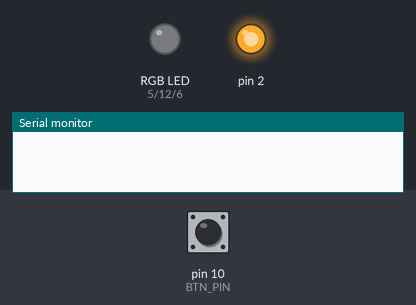
Bench run of a sketch on a simulated Arduino Uno, built with avr-gcc and run on an emulated ATmega328P. On the bench: an RGB LED mixed from three pins (HIGH = lit), output pins drawn as LEDs (lit = HIGH), the last lines printed to the serial monitor. Inputs (shaded band) come from the test bench; at power-on: pin 10 (BTN_PIN) LOW.

Above: at 1.2 s.
1.3 s: pin 10 (BTN_PIN) pulled HIGH for 0.15 s
At 3.91 s:
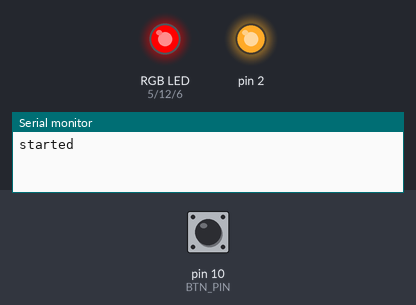
At 7.41 s:
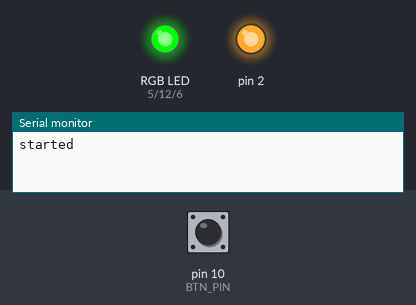
Timing chart, 0 to 30.7 s (numbered marks = the images above; inputs shaded):
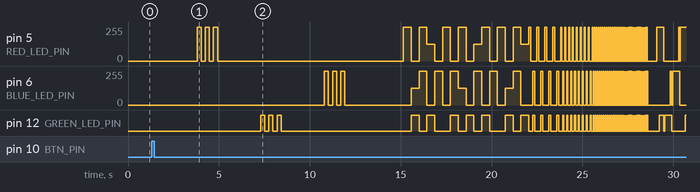

Measured:
- after the input at 1.3 s, pin 5 (RED_LED_PIN): 0/255 → 254/255 after 2.5 s, → 0/255 0.22 s later, → 254/255 0.23 s later, → 0/255 0.23 s later, … (133 changes in this stretch); pin 6 (BLUE_LED_PIN): 0/255 → 254/255 after 9.5 s, → 0/255 0.22 s later, → 254/255 0.23 s later, → 0/255 0.23 s later, … (131 changes in this stretch)

The sketch:

LightBall_v1.5.ino
```cpp
#include "Constants.h"
#include "Essentials.h"
#define DEBUGGER

void setup() {
    #ifdef DEBUGGER
    Serial.begin(9600);
    #endif
    ISR_disable();
    led_init();
    pinMode(2,OUTPUT);
    digitalWrite(2,HIGH);
}
int state=1;
void loop() {
  if (digitalRead(BTN_PIN)==HIGH&& state==1){
     Serial.print("started");
     buffer_init();
     ISR_enable();
     state=0;
  }
    buffer_update();
}
```

Constants.h
```cpp
#define LM_EMPTY 0
#define LM_SET_CLOSE 1
#define LM_SET_RGB 2
#define LM_SET_HSL 3
#define LM_SET_HSL_PROGRESSIVE 4
#define LM_SET_HSL_SPARK_ASYNC 5
#define LM_SET_HSL_SPARK_SYNC 6
#define LM_SET_HSL_METEOR_ASYNC 7
#define LM_SET_HSL_METEOR_SYNC 8
#define LM_SET_BOUNCE_ASYNC 9
#define LM_SET_BOUNCE_SYNC 10
```

Essentials.cpp
```cpp
#include "Essentials.h"
#include "Constants.h"
volatile uint8 led_buffer[3];
int buffer_excute_counter;
uint24 buffer_start_time;

void led_init(){
    pinMode(BTN_PIN, INPUT);
    pinMode(RED_LED_PIN,    OUTPUT);
    pinMode(GREEN_LED_PIN,  OUTPUT);
    pinMode(BLUE_LED_PIN,   OUTPUT);
    digitalWrite(RED_LED_PIN,   LED_CLOSE);
    digitalWrite(GREEN_LED_PIN, LED_CLOSE);
    digitalWrite(BLUE_LED_PIN,  LED_CLOSE);
}

void buffer_init(){
    led_buffer[LED_R_INDEX] = LED_CLOSE;
    led_buffer[LED_G_INDEX] = LED_CLOSE;
    led_buffer[LED_B_INDEX] = LED_CLOSE;
    buffer_excute_counter = 0;
    buffer_start_time = millis();
}

void inline led_update(){
    analogWrite(RED_LED_PIN,    led_buffer[LED_R_INDEX]);
    analogWrite(GREEN_LED_PIN,  led_buffer[LED_G_INDEX]);
    analogWrite(BLUE_LED_PIN,   led_buffer[LED_B_INDEX]);
}

uint24 inline get_buffer_start_time(){
    return (millis() - buffer_start_time);
}
/*The start time parameter is 4 bytes.*/
uint24 inline get_cmd_start_time(int index){
    return (uint24)cmd_buffer[index][BUFFER_START_TIME0_BIT] << 24
         | (uint24)cmd_buffer[index][BUFFER_START_TIME1_BIT] << 16
         | (uint24)cmd_buffer[index][BUFFER_START_TIME2_BIT] << 8
         | (uint24)cmd_buffer[index][BUFFER_START_TIME3_BIT];
}
/*The duration parameter is 2 bytes.*/
uint16 inline get_cmd_duration(int index){
    return (uint16)cmd_buffer[index][BUFFER_DURATION0_BIT] << 8
         | (uint16)cmd_buffer[index][BUFFER_DURATION1_BIT];
}

/*The 3 leading parameter is 1 byte and the following 2 parameter is 2 bytes.*/
uint8 inline get_cmd_para_1(int index, int para){
    return (uint8)cmd_buffer[index][BUFFER_P1_BIT + para];
}
uint16 inline get_cmd_para_2(int index, int para){
    return (uint16)cmd_buffer[index][BUFFER_P1_BIT + para] << 8
         | (uint16)cmd_buffer[index][BUFFER_P1_BIT + para + 1];
}
uint24 inline get_cmd_para_3(int index, int para){
    return (uint24)cmd_buffer[index][BUFFER_P1_BIT + para] << 16
         | (uint24)cmd_buffer[index][BUFFER_P1_BIT + para + 1] << 8
         | (uint24)cmd_buffer[index][BUFFER_P1_BIT + para + 2];
}
void buffer_update(){
    /* if the task work done, move to next task. */
    if( get_buffer_start_time() >
        get_cmd_start_time(buffer_excute_counter) + get_cmd_duration(buffer_excute_counter) ){
        buffer_excute_counter += 1;
        set_rgb(LED_CLOSE, LED_CLOSE, LED_CLOSE);
    }

    /* if command buffer is a empty task, reset the counter and wait for next call. */
    if( cmd_buffer[buffer_excute_counter][BUFFER_MODE_BIT] == LM_EMPTY ){
        buffer_init();
        return;
    }

    /* if the task time is about to start */
    if( get_buffer_start_time() > get_cmd_start_time(buffer_excute_counter) ){
        switch(cmd_buffer[buffer_excute_counter][BUFFER_MODE_BIT]){
            case LM_EMPTY:
            case LM_SET_CLOSE: set_rgb(LED_CLOSE, LED_CLOSE, LED_CLOSE); break;
            case LM_SET_RGB: set_rgb(
                get_cmd_para_1(buffer_excute_counter, 0),
                get_cmd_para_1(buffer_excute_counter, 1),
                get_cmd_para_1(buffer_excute_counter, 2)); break;
            case LM_SET_HSL: set_hsl(
                get_cmd_para_1(buffer_excute_counter, 0),
                (float)get_cmd_para_1(buffer_excute_counter, 1)/255.0,
                (float)get_cmd_para_1(buffer_excute_counter, 2)/255.0); break;
            case LM_SET_HSL_PROGRESSIVE: set_hsl_progressive(
                (get_buffer_start_time()-get_cmd_start_time(buffer_excute_counter)),
                get_cmd_duration(buffer_excute_counter),
                get_cmd_para_1(buffer_excute_counter, 0), //H
                get_cmd_para_1(buffer_excute_counter, 1), //S
                get_cmd_para_1(buffer_excute_counter, 2), //L
                get_cmd_para_1(buffer_excute_counter, 3), //colorTrans
                get_cmd_para_1(buffer_excute_counter, 4));//brightTrans
                break;
            case LM_SET_HSL_SPARK_ASYNC: set_hsl_spark_async(
                (get_buffer_start_time()-get_cmd_start_time(buffer_excute_counter)),
                get_cmd_duration(buffer_excute_counter),
                get_cmd_para_1(buffer_excute_counter, 0), //H
                get_cmd_para_1(buffer_excute_counter, 1), //S
                get_cmd_para_1(buffer_excute_counter, 2), //L
                get_cmd_para_1(buffer_excute_counter, 3), //colorTrans
                get_cmd_para_1(buffer_excute_counter, 4), //brightTrans
                get_cmd_para_1(buffer_excute_counter, 5), //count
                get_cmd_para_1(buffer_excute_counter, 6));//duty
                break;
            case LM_SET_HSL_SPARK_SYNC: set_hsl_spark_sync(
                (get_buffer_start_time()-get_cmd_start_time(buffer_excute_counter)),
                get_cmd_duration(buffer_excute_counter),
                get_cmd_para_1(buffer_excute_counter, 0), //H
                get_cmd_para_1(buffer_excute_counter, 1), //S
                get_cmd_para_1(buffer_excute_counter, 2), //L
                get_cmd_para_1(buffer_excute_counter, 3), //colorTrans
                get_cmd_para_1(buffer_excute_counter, 4), //brightTrans
                get_cmd_para_1(buffer_excute_counter, 5), //count
                get_cmd_para_1(buffer_excute_counter, 6));//duty
                break;
            case LM_SET_HSL_METEOR_ASYNC: set_hsl_meteor_async(
                (get_buffer_start_time()-get_cmd_start_time(buffer_excute_counter)),
                get_cmd_duration(buffer_excute_counter),
                get_cmd_para_1(buffer_excute_counter, 0), //H
                get_cmd_para_1(buffer_excute_counter, 1), //S
                get_cmd_para_1(buffer_excute_counter, 2), //L
                get_cmd_para_1(buffer_excute_counter, 3), //colorTrans
                get_cmd_para_1(buffer_excute_counter, 4), //meteorTrans
                get_cmd_para_1(buffer_excute_counter, 5), //count
                get_cmd_para_1(buffer_excute_counter, 6));//duty
                break;
            case LM_SET_HSL_METEOR_SYNC: set_hsl_meteor_sync(
                (get_buffer_start_time()-get_cmd_start_time(buffer_excute_counter)),
                get_cmd_duration(buffer_excute_counter),
                get_cmd_para_1(buffer_excute_counter, 0), //H
                get_cmd_para_1(buffer_excute_counter, 1), //S
                get_cmd_para_1(buffer_excute_counter, 2), //L
                get_cmd_para_1(buffer_excute_counter, 3), //colorTrans
                get_cmd_para_1(buffer_excute_counter, 4), //meteorTrans
                get_cmd_para_1(buffer_excute_counter, 5), //count
                get_cmd_para_1(buffer_excute_counter, 6));//duty
                break;
            case LM_SET_BOUNCE_ASYNC: set_bounce_async(
                (get_buffer_start_time()-get_cmd_start_time(buffer_excute_counter)),
                get_cmd_duration(buffer_excute_counter),
                get_cmd_para_1(buffer_excute_counter, 0), //H
                get_cmd_para_1(buffer_excute_counter, 1), //S
                get_cmd_para_1(buffer_excute_counter, 2), //L
                get_cmd_para_1(buffer_excute_counter, 3), //colorTrans
                get_cmd_para_1(buffer_excute_counter, 5), //count
                get_cmd_para_1(buffer_excute_counter, 4), //bounceCount
                get_cmd_para_1(buffer_excute_counter, 6));//bounceSpeed
                break;
        }
    }
}
/*
void hsv_test(){
    set_hsv(0, 255, 255);
    set_hsv(30, 255, 255);
    set_hsv(60, 255, 255);
    set_hsv(90, 255, 255);
    set_hsv(120, 255, 255);
    set_hsv(180, 255, 255);
    set_hsv(210, 255, 255);
    set_hsv(240, 255, 255);
    set_hsv(270, 255, 255);
    set_hsv(300, 255, 255);
    set_hsv(330, 255, 255);
    set_hsv(360, 255, 255);
}*/

void ISR_enable()
{
  TCCR2A = 0;
  TCCR2B = 0;
  TCCR2B |= (1<<WGM22);  // CTC mode; Clear Timer on Compare
  TCCR2B |= (1<<CS22) | (1<<CS20);  // Prescaler == 8 ||(1<<CS30)
  TIMSK2 |= (1 << OCIE2A);  // enable CTC for TIMER1_COMPA_vect
  TCNT2=0;  // counter 歸零
  OCR2A = 1000;
}

void ISR_disable()
{
  TCCR2A = 0;
  TCCR2B = 0;
}


ISR(TIMER2_COMPA_vect)
{
    led_update();
}
```

Essentials.h
```cpp
#ifndef ESSENTIAL_H
#define ESSENTIAL_H

#define MAP_TASK //MAP_TASK or TEST


#include "Arduino.h"
#if defined(MAP_TASK)
    #include "./Tasks/map_task.h"
#elif defined(TEST)
    #include "./Tasks/test.h"
#else
    #warning "Please define tasks"
#endif

#include "Modes.h"

#define uint8  byte
#define uint16 unsigned int
#define uint24 unsigned long

/* LED */
#define   BTN_PIN   10

#define   RED_LED_PIN   5
#define GREEN_LED_PIN   12
#define  BLUE_LED_PIN   6
#define LED_OPEN  1
#define LED_CLOSE 0
#define LED_R_INDEX 0
#define LED_G_INDEX 1
#define LED_B_INDEX 2
extern volatile uint8 led_buffer[3];

/* LED BUFFER */
#define          BUFFER_MODE_BIT 0
#define   BUFFER_START_TIME0_BIT 1
#define   BUFFER_START_TIME1_BIT 2
#define   BUFFER_START_TIME2_BIT 3
#define   BUFFER_START_TIME3_BIT 4
#define     BUFFER_DURATION0_BIT 5
#define     BUFFER_DURATION1_BIT 6
#define            BUFFER_P1_BIT 7
#define            BUFFER_P2_BIT 8
#define            BUFFER_P3_BIT 9
#define            BUFFER_P4_BIT 10
#define            BUFFER_P5_BIT 11
#define            BUFFER_P6_BIT 12
#define            BUFFER_P7_BIT 13

extern int buffer_counter;
extern int buffer_excute_counter;
extern uint24 buffer_start_time;

void led_init();
void buffer_init();
void led_update();
uint24 inline get_buffer_start_time();
uint24 inline get_cmd_start_time(int index);
uint16 inline get_cmd_duration(int index);
uint8 inline get_cmd_para_1(int index, int para);
uint16 inline get_cmd_para_2(int index, int para);
uint24 inline get_cmd_para_3(int index, int para);
void buffer_update();
//void hsv_test();
void ISR_enable();
void ISR_disable();

#endif
```

Modes.cpp
```cpp
#include "Modes.h"
#include "Essentials.h"
#define DEBUGGER
/* check the value always limited in MIN ~ MAX */
uint8 inline get_limited_value(uint8 v){
    return (char)(v<LIMITED_MIN) ? LIMITED_MIN : ( (v>LIMITED_MAX) ? LIMITED_MAX : v );
}
float getFloatFromInt(uint8 ui){
  int i = ui;
  i -= 127;
  return i/100.0;
}
void set_rgb(uint8 r, uint8 g, uint8 b){
    led_buffer[LED_R_INDEX] = get_limited_value(r);
    led_buffer[LED_G_INDEX] = get_limited_value(g);
    led_buffer[LED_B_INDEX] = get_limited_value(b);
}
float HueToRGB(float v1, float v2, float vH)
{
  if (vH < 0)
    vH += 1;
  if (vH > 1)
    vH -= 1;
  if ((6 * vH) < 1)
    return (v1 + (v2 - v1) * 6 * vH);
  if ((2 * vH) < 1)
    return v2;
  if ((3 * vH) < 2)
    return (v1 + (v2 - v1) * ((2.0f / 3) - vH) * 6);
  return v1;
};

void set_hsl(int H, float S, float L) {
  unsigned char R, G, B;

  if (S == 0)
  {
    R = G = B = (unsigned char)(L * 255);
  }
  else
  {
    float v1, v2;
    float hue = (float)H / 360;

    v2 = (L < 0.5) ? (L * (1 + S)) : ((L + S) - (L * S));
    v1 = 2 * L - v2;

    R = (unsigned char)(255 * HueToRGB(v1, v2, hue + (1.0f / 3)));
    G = (unsigned char)(255 * HueToRGB(v1, v2, hue));
    B = (unsigned char)(255 * HueToRGB(v1, v2, hue - (1.0f / 3)));
  }
  set_rgb(R, G, B);
};
void set_hsl_progressive(uint24 index, uint16 duration,
                         uint8 h, uint8 s, uint8 l,
                         uint8 colorTrans, uint8 brightTrans){
                          Serial.print("start");
    set_hsl_spark_async(index, duration, h, s, l,
                         colorTrans, brightTrans, 1, 255);
}
/* The starting color will change continuously. */
void set_hsl_spark_async(uint24 index, uint16 duration,
                         uint8 h, uint8 s, uint8 l,
                         uint8 colorTrans, uint8 brightTrans,
                         uint8 count, uint8 duty){
    int n_h = (int)((float)h/0.7f+colorTrans*index/1000)%360;
    float n_l = ((float)(l/255.0)+getFloatFromInt(brightTrans)*(index));//-0.5*pow(2.7, getFloatFromInt(brightTrans)*index/1000));
    n_l = (n_l > 1) ? 1 : n_l;
    n_l = (n_l <= 0) ? 0 : n_l;
    uint16 size = duration/count;       //Frame size
    if (100*(index%size)/size < duty){  //In range of duty
      n_h %= 360;
      set_hsl(n_h, s/255.0, n_l);  // unit: H/1000s, L/1000s
    }
    else
      set_rgb(0, 0, 0);
}
/* Each starting color is the same. */
/*
void set_hsl_spark_sync(uint24 index, uint16 duration,
                         uint8 h, uint8 s, uint8 l,
                         uint8 colorTrans, uint8 brightTrans,
                         uint8 count, uint8 duty){
    uint16 size = duration/count;       //Frame size
    int n_h = (int)((float)(h/0.7f)+colorTrans*(index/size)*size/1000)%360;
    if (100*(index%size)/size < duty){  //In range of duty
      //int n_h = (int)((float)(h/0.7f)+colorTrans*(index%size)/1000)%360;
      float n_l = (float)(l/255.0)+getFloatFromInt(brightTrans)*(index%size);
      set_hsl(n_h, s/255.0, n_l);  // unit: H/1000s, L/1000s
    }
    else
      set_rgb(0, 0, 0);
}*/
void set_hsl_spark_sync(uint24 index, uint16 duration,
                         uint8 h, uint8 s, uint8 l,
                         uint8 colorTrans, uint8 brightTrans,
                         uint8 count, uint8 duty){
    uint16 size = duration/count;       //Frame size
    int n_h = (int)((float)(h/0.7f)+colorTrans*(index/size))%360;
    if (100*(index%size)/size < duty){  //In range of duty
      //int n_h = (int)((float)(h/0.7f)+colorTrans*(index%size)/1000)%360;
      float n_l = (float)(l/255.0)+getFloatFromInt(brightTrans)*(index%size);
      set_hsl(n_h, s/255.0, n_l);  // unit: H/1000s, L/1000s
    }
    else
      set_rgb(0, 0, 0);
}
/* Each cycle has there own fading rate.
   And the brights fade automatically. */
void set_hsl_meteor_async(uint24 index, uint16 duration,
                         uint8 h, uint8 s, uint8 l,
                         uint8 colorTrans, uint8 meteorTrans,
                         uint8 count, uint8 duty){
    uint16 size = duration/count;       //Frame size
    int n_h = (int)((float)(h/0.7f)+colorTrans*(index/size)*size/1000);
    if (255*(index%size)/size < duty){  //In range of duty
      float dt = (index%size)*255.0/duty/size;
      set_hsl((n_h + meteorTrans*(index%size)/1000)%360, s/255.0, 0.5*pow(2.7, -5*dt));  // unit: H/1000s, L/1000s
    }
    else
      set_rgb(0, 0, 0);
}
/* The starting color of each cycle is the same.
   And the brights fade automatically.
   * colorTran is the delta color between meteor
   * meteorTran is the percentage of color tran in each meteor(0~255)
   */
void set_hsl_meteor_sync(uint24 index, uint16 duration,
                         uint8 h, uint8 s, uint8 l,
                         uint8 colorTrans, uint8 meteorTrans,
                         uint8 count, uint8 duty){
    uint16 size = duration/count;       //Frame size
    int n_h = (int)((float)(h/0.7f)+colorTrans*(index/size))%360;
    if (255*(index%size)/size < duty){  //In range of duty
      float dt = (index%size)*255.0/duty/size;
      set_hsl((n_h + meteorTrans*(index%size)*10/7/size)%360, s/255.0, 0.5*pow(2.7, -5*dt));  // unit: H/1000s, L/1000s
    }
    else
      set_rgb(0, 0, 0);
    //set_hsl_meteor_async(index, duration, h, s, l, 0, meteorTrans, count, duty);
                          /*
    uint16 size = duration/count;       //Frame size
    if (255*(index%size)/size < duty){  //In range of duty
      int n_h = h+meteorTrans*(index%size)/1000;
      n_h %= 360;
      set_hsl(n_h, s/255.0, 1-(float)(index%size)/size);  // unit: H/1000s, L/1000s
    }
    else
      set_rgb(0, 0, 0);
      */
}
void set_bounce_async(uint24 index, uint16 duration,
                         uint8 h, uint8 s, uint8 l,
                         uint8 colorTrans,
                         uint8 count, uint8 bounceCount, uint8 bounceSpeed){
    uint16 size = duration/count;       //Frame size
    int n_h = (int)((float)(h/0.7f)+colorTrans*(index/size)*size/1000+ index%size*360/size)%360;
    uint16 bounceSize = duration/bounceCount;
    uint8 duty = 255*(sin((float)3.14*(index%bounceSize)/bounceSize));
    if (255*(index%size)/size < duty){  //In range of duty
      set_hsl(n_h, s/255.0, l/255.0);  // unit: H/1000s, L/1000s
    }
    else
      set_rgb(0, 0, 0);
}
```

Source omitted: Modes.h (1887 bytes), map_task.h (data table, 6296 bytes)
